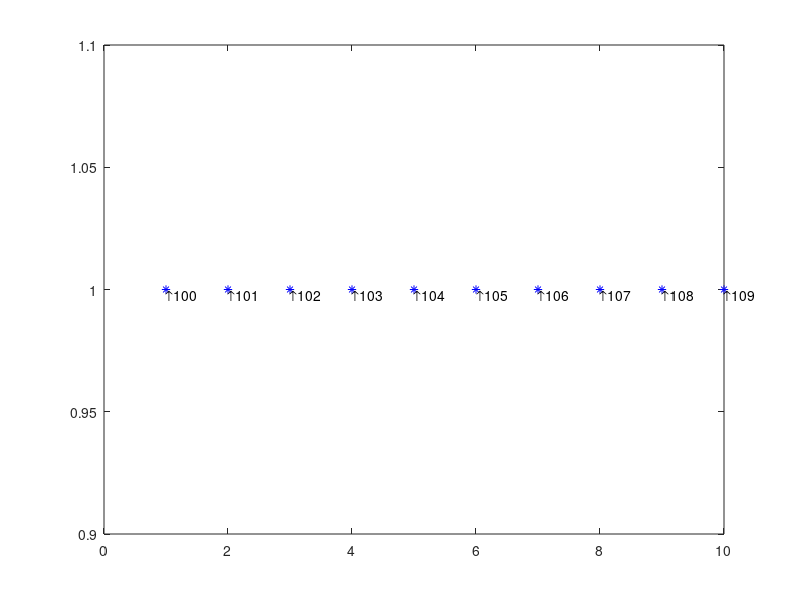

Write the MATLAB code that produced this figure.
x = 1:10;

y = ones(1, length(x));

z = 100:120;


plot(x, y, '*b')
for idx = 1:length(x)
    text(x(idx), y(idx), ['\uparrow', num2str(z(idx))], 'FontSize', 10, 'VerticalAlignment','top')
end
